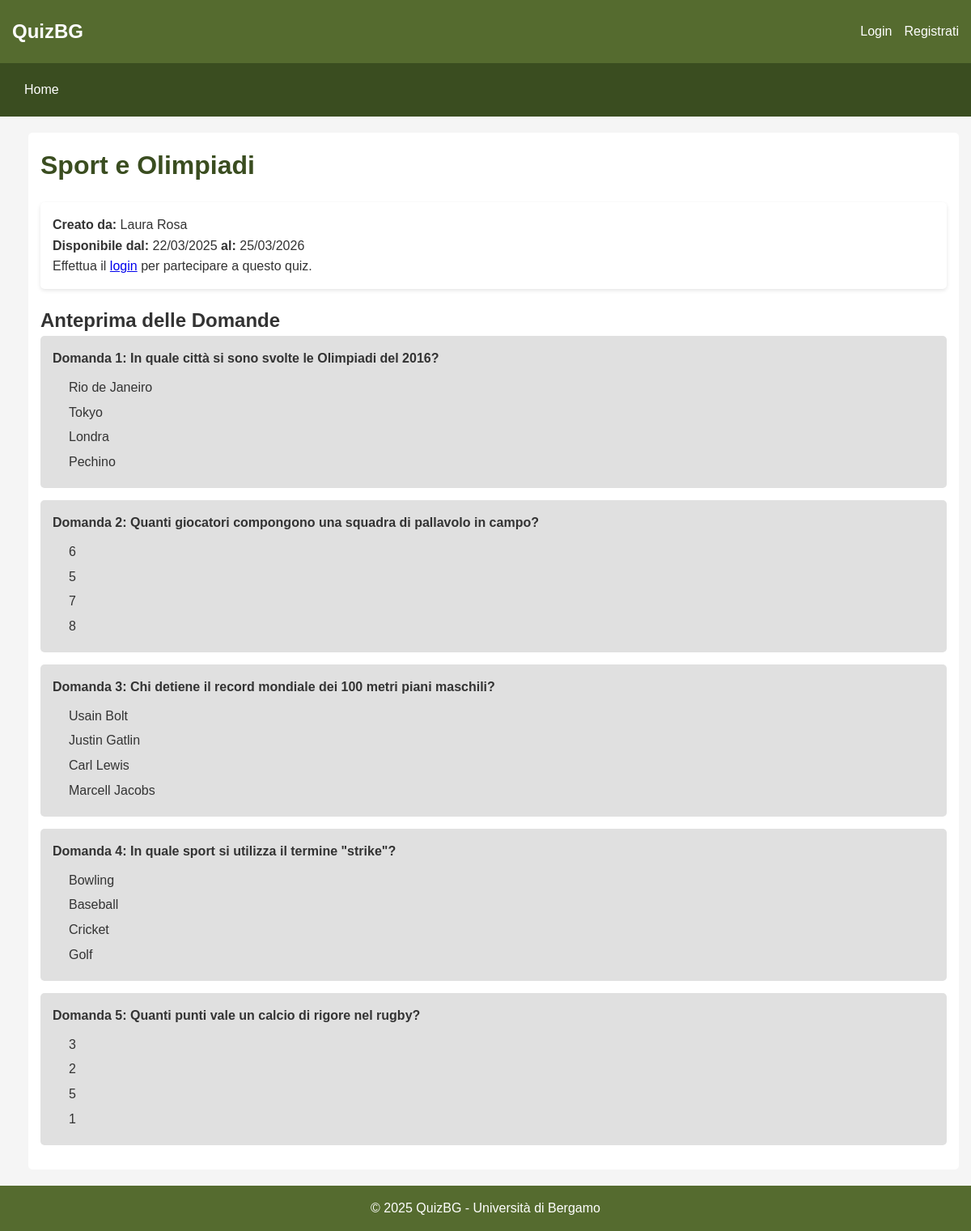
The page /view_quiz.php?id=8 on the database its author committed.
### tables this page shows
CREATE TABLE Quiz (
    codice INT AUTO_INCREMENT PRIMARY KEY,
    titolo VARCHAR(255) NOT NULL,
    dataInizio DATE NOT NULL,
    dataFine DATE NOT NULL,
    creatore VARCHAR(50) NOT NULL,
    FOREIGN KEY (creatore) REFERENCES Utente(nomeUtente) ON DELETE CASCADE
);

CREATE TABLE Utente (
    nomeUtente VARCHAR(50) PRIMARY KEY,
    nome VARCHAR(100) NOT NULL,
    cognome VARCHAR(100) NOT NULL,
    eMail VARCHAR(100) NOT NULL UNIQUE
);

CREATE TABLE Domanda (
    quiz INT NOT NULL,
    numero INT NOT NULL,
    testo TEXT NOT NULL,
    PRIMARY KEY (quiz, numero),
    FOREIGN KEY (quiz) REFERENCES Quiz(codice) ON DELETE CASCADE
);

CREATE TABLE Risposta (
    quiz INT NOT NULL,
    domanda INT NOT NULL,
    numero INT NOT NULL,
    testo TEXT NOT NULL,
    tipo ENUM('Corretta', 'Sbagliata') NOT NULL,
    punteggio INT DEFAULT 0,
    PRIMARY KEY (quiz, domanda, numero),
    FOREIGN KEY (quiz, domanda) REFERENCES Domanda(quiz, numero) ON DELETE CASCADE
);

### view_quiz.php (the view, shortened to what this page needs)
<?php
include 'includes/header.php';
require_once 'config/database.php';
$quiz_id = (int) $_GET['id'];
try {
    $sql = "SELECT q.*, u.nome, u.cognome
            FROM Quiz q
            JOIN Utente u ON q.creatore = u.nomeUtente
            WHERE q.codice = :quiz_id";
    $stmt = $pdo->prepare($sql);
    $stmt->execute(['quiz_id' => $quiz_id]);
    $quiz = $stmt->fetch(PDO::FETCH_ASSOC);
    $today = date('Y-m-d');
    $can_participate = isset($_SESSION['user']) && $quiz['dataFine'] >= $today;
    $sql = "SELECT * FROM Domanda WHERE quiz = :quiz_id ORDER BY numero";
    $stmt = $pdo->prepare($sql);
    $stmt->execute(['quiz_id' => $quiz_id]);
    $questions = $stmt->fetchAll(PDO::FETCH_ASSOC);
    foreach ($questions as $i => $question) {
        $sql = "SELECT * FROM Risposta WHERE quiz = :quiz AND domanda = :domanda ORDER BY numero";
        $stmt = $pdo->prepare($sql);
        $stmt->execute([
            'quiz' => $quiz_id,
            'domanda' => $question['numero']
        ]);
        $questions[$i]['answers'] = $stmt->fetchAll(PDO::FETCH_ASSOC);
    }
} catch (PDOException $e) {
    die("Errore DB: " . $e->getMessage());
}
?>
<div class="main-content">
    <div class="content">
        <h1><?php echo htmlspecialchars($quiz['titolo']); ?></h1>
        <div class="card">
            <div class="card-content">
                <p><strong>Creato da:</strong> <?php echo htmlspecialchars($quiz['nome'] . ' ' . $quiz['cognome']); ?></p>
                <p><strong>Disponibile dal:</strong> <?php echo date('d/m/Y', strtotime($quiz['dataInizio'])); ?> <strong>al:</strong> <?php echo date('d/m/Y', strtotime($quiz['dataFine'])); ?></p>
                <?php if ($can_participate): ?>
                    <p>
                        <a href="participate.php?id=<?php echo $quiz_id; ?>" class="btn">Partecipa al Quiz</a>
                    </p>
                <?php elseif (!isset($_SESSION['user'])): ?>
                    <p>
                        Effettua il <a href="login.php">login</a> per partecipare a questo quiz.
                    </p>
                <?php elseif ($quiz['dataFine'] < $today): ?>
                    <p>
                        Questo quiz non è più disponibile.
                    </p>
                <?php endif; ?>
            </div>
        </div>
        <h2>Anteprima delle Domande</h2>
        <?php if (empty($questions)): ?>
            <p>Nessuna domanda trovata per questo quiz.</p>
        <?php else: ?>
            <?php foreach ($questions as $question): ?>
                <div class="question-item">
                    <div class="question-text">
                        Domanda <?php echo $question['numero']; ?>: <?php echo htmlspecialchars($question['testo']); ?>
                    </div>
                    <div class="answer-options">
                        <?php foreach ($question['answers'] as $answer): ?>
                            <div class="answer-option">
                                <?php echo htmlspecialchars($answer['testo']); ?>
                            </div>
                        <?php endforeach; ?>
                    </div>
                </div>
            <?php endforeach; ?>
        <?php endif; ?>
    </div>
</div>
<?php include 'includes/footer.php'; ?>

### assets/css/style.css (style rules this page uses)
:root { --main-color: #556B2F; --light-color: #8AA652; --dark-color: #3A4D20; --accent-color: #D4BA6A; --text-light: #FFFFFF; --text-dark: #333333; --background-light: #F5F5F5; --background-medium: #E0E0E0; }
* { margin: 0; padding: 0; box-sizing: border-box; font-family: 'Arial', sans-serif; }
body { background-color: var(--background-light); color: var(--text-dark); line-height: 1.6; display: flex; flex-direction: column; min-height: 100vh; }
.main-content { display: flex; margin: 20px 0; }
.content { flex: 1; padding: 15px; background-color: #fff; border-radius: 5px; margin-left: 20px; }
.content h1 { color: var(--dark-color); margin-bottom: 20px; }
.card { background-color: #fff; border-radius: 5px; box-shadow: 0 2px 5px rgba(0, 0, 0, 0.1); padding: 15px; margin-bottom: 20px; }
.card-content { color: var(--text-dark); }
.question-item { background-color: var(--background-medium); border-radius: 5px; padding: 15px; margin-bottom: 15px; }
.question-text { font-weight: bold; margin-bottom: 10px; }
.answer-options { margin-left: 20px; }
.answer-option { margin-bottom: 5px; }

### rows shown on the page
quiz: titolo "Sport e Olimpiadi", creatore.cognome "Laura Rosa", dataInizio "22/03/2025", dataFine "25/03/2026"
domanda: numero "1", testo "In quale città si sono svolte le Olimpiadi del 2016?"
risposta: testo "Rio de Janeiro"
risposta: testo "Tokyo"
risposta: testo "Londra"
risposta: testo "Pechino"
domanda: numero "2", testo "Quanti giocatori compongono una squadra di pallavolo in campo?"
risposta: testo "6"
risposta: testo "5"
risposta: testo "7"
risposta: testo "8"
domanda: numero "3", testo "Chi detiene il record mondiale dei 100 metri piani maschili?"
risposta: testo "Usain Bolt"
risposta: testo "Justin Gatlin"
risposta: testo "Carl Lewis"
risposta: testo "Marcell Jacobs"
domanda: numero "4", testo "In quale sport si utilizza il termine \"strike\"?"
risposta: testo "Bowling"
risposta: testo "Baseball"
risposta: testo "Cricket"
risposta: testo "Golf"
domanda: numero "5", testo "Quanti punti vale un calcio di rigore nel rugby?"
risposta: testo "3"
risposta: testo "2"
risposta: testo "5"
risposta: testo "1"
